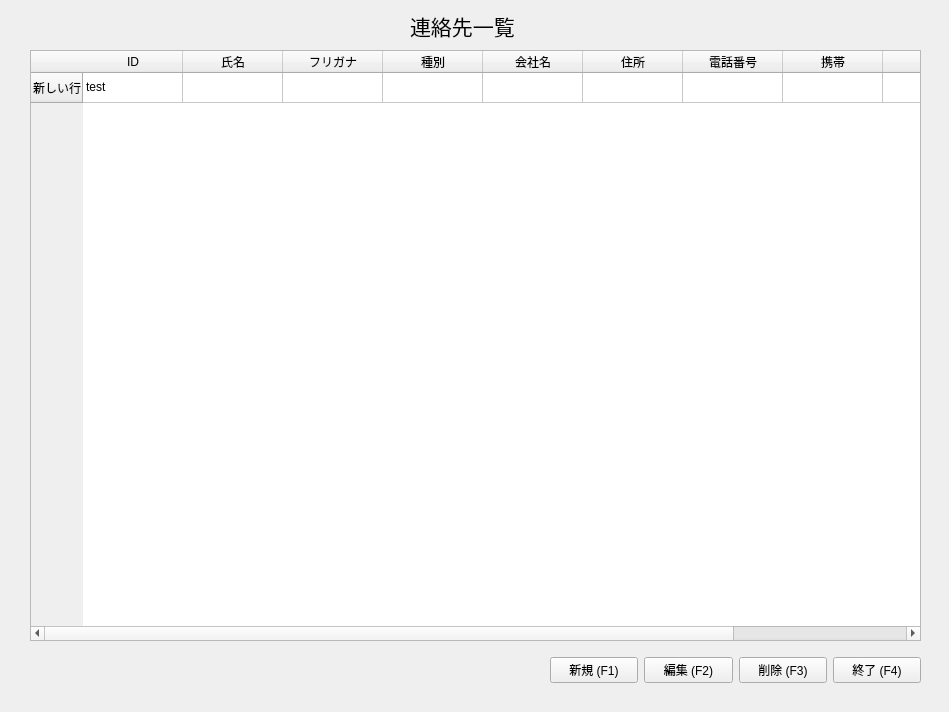
<?xml version="1.0" encoding="UTF-8"?>
<ui version="4.0">
 <class>MainWindow</class>
 <widget class="QMainWindow" name="MainWindow">
  <property name="geometry">
   <rect>
    <x>0</x>
    <y>0</y>
    <width>949</width>
    <height>712</height>
   </rect>
  </property>
  <property name="windowTitle">
   <string>連絡先一覧</string>
  </property>
  <widget class="QWidget" name="centralwidget">
   <widget class="QTableWidget" name="tableWidget">
    <property name="geometry">
     <rect>
      <x>30</x>
      <y>50</y>
      <width>891</width>
      <height>591</height>
     </rect>
    </property>
    <row>
     <property name="text">
      <string>新しい行</string>
     </property>
    </row>
    <column>
     <property name="text">
      <string>ID</string>
     </property>
    </column>
    <column>
     <property name="text">
      <string>氏名</string>
     </property>
    </column>
    <column>
     <property name="text">
      <string>フリガナ</string>
     </property>
    </column>
    <column>
     <property name="text">
      <string>種別</string>
     </property>
    </column>
    <column>
     <property name="text">
      <string>会社名</string>
     </property>
    </column>
    <column>
     <property name="text">
      <string>住所</string>
     </property>
    </column>
    <column>
     <property name="text">
      <string>電話番号</string>
     </property>
    </column>
    <column>
     <property name="text">
      <string>携帯</string>
     </property>
    </column>
    <column>
     <property name="text">
      <string>Fax</string>
     </property>
    </column>
    <column>
     <property name="text">
      <string>Email</string>
     </property>
    </column>
    <item row="0" column="0">
     <property name="text">
      <string>test</string>
     </property>
     <property name="flags">
      <set>ItemIsSelectable|ItemIsEditable|ItemIsDragEnabled|ItemIsDropEnabled|ItemIsUserCheckable|ItemIsEnabled|ItemIsTristate</set>
     </property>
    </item>
   </widget>
   <widget class="QWidget" name="horizontalLayoutWidget">
    <property name="geometry">
     <rect>
      <x>550</x>
      <y>650</y>
      <width>371</width>
      <height>41</height>
     </rect>
    </property>
    <layout class="QHBoxLayout" name="horizontalLayout">
     <item>
      <widget class="QPushButton" name="pushButton_shinki">
       <property name="text">
        <string>新規 (F1)</string>
       </property>
      </widget>
     </item>
     <item>
      <widget class="QPushButton" name="pushButton_henshuu">
       <property name="text">
        <string>編集 (F2)</string>
       </property>
      </widget>
     </item>
     <item>
      <widget class="QPushButton" name="pushButton_sakujo">
       <property name="text">
        <string>削除 (F3)</string>
       </property>
      </widget>
     </item>
     <item>
      <widget class="QPushButton" name="pushButton_close">
       <property name="text">
        <string>終了 (F4)</string>
       </property>
      </widget>
     </item>
    </layout>
   </widget>
   <widget class="QLabel" name="label">
    <property name="geometry">
     <rect>
      <x>410</x>
      <y>10</y>
      <width>111</width>
      <height>31</height>
     </rect>
    </property>
    <property name="font">
     <font>
      <pointsize>16</pointsize>
     </font>
    </property>
    <property name="text">
     <string>連絡先一覧</string>
    </property>
   </widget>
  </widget>
 </widget>
 <resources/>
 <connections>
  <connection>
   <sender>pushButton_close</sender>
   <signal>clicked()</signal>
   <receiver>MainWindow</receiver>
   <slot>deleteLater()</slot>
   <hints>
    <hint type="sourcelabel">
     <x>919</x>
     <y>659</y>
    </hint>
    <hint type="destinationlabel">
     <x>279</x>
     <y>542</y>
    </hint>
   </hints>
  </connection>
 </connections>
</ui>
